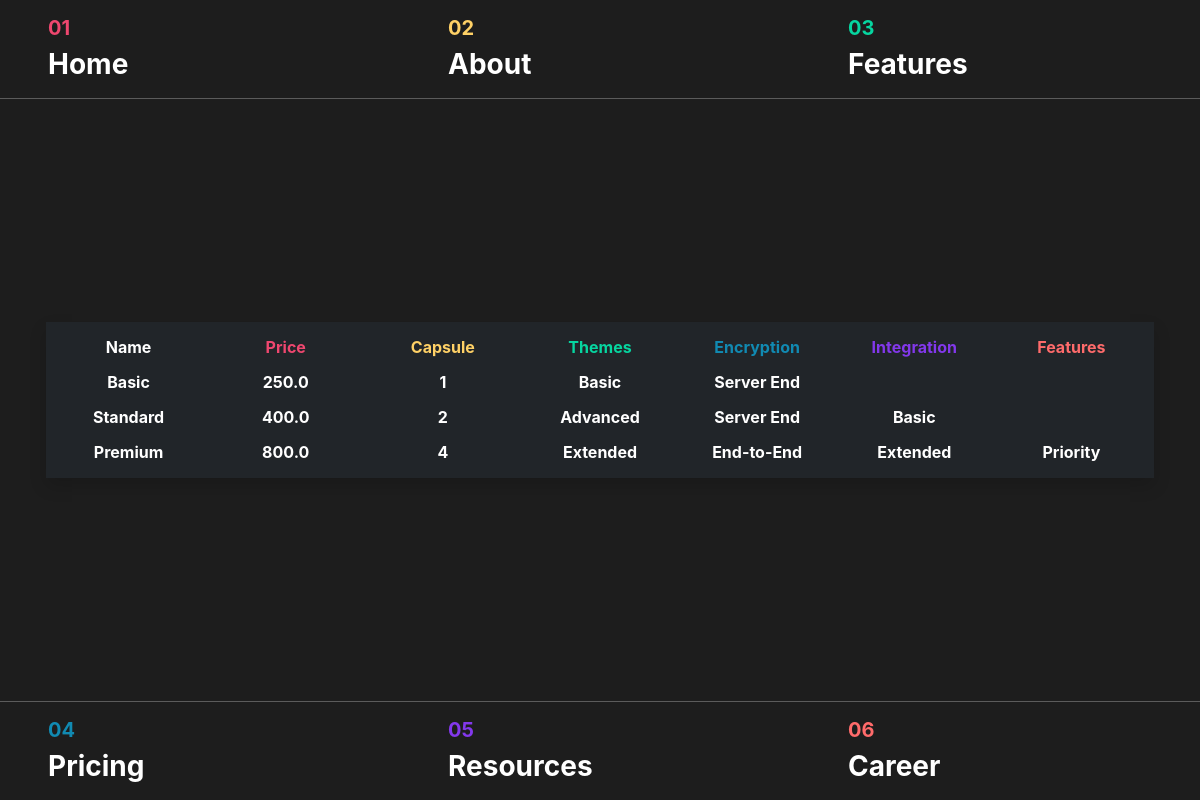
Page /pages/admin-dashboard.php on the earlier database version.
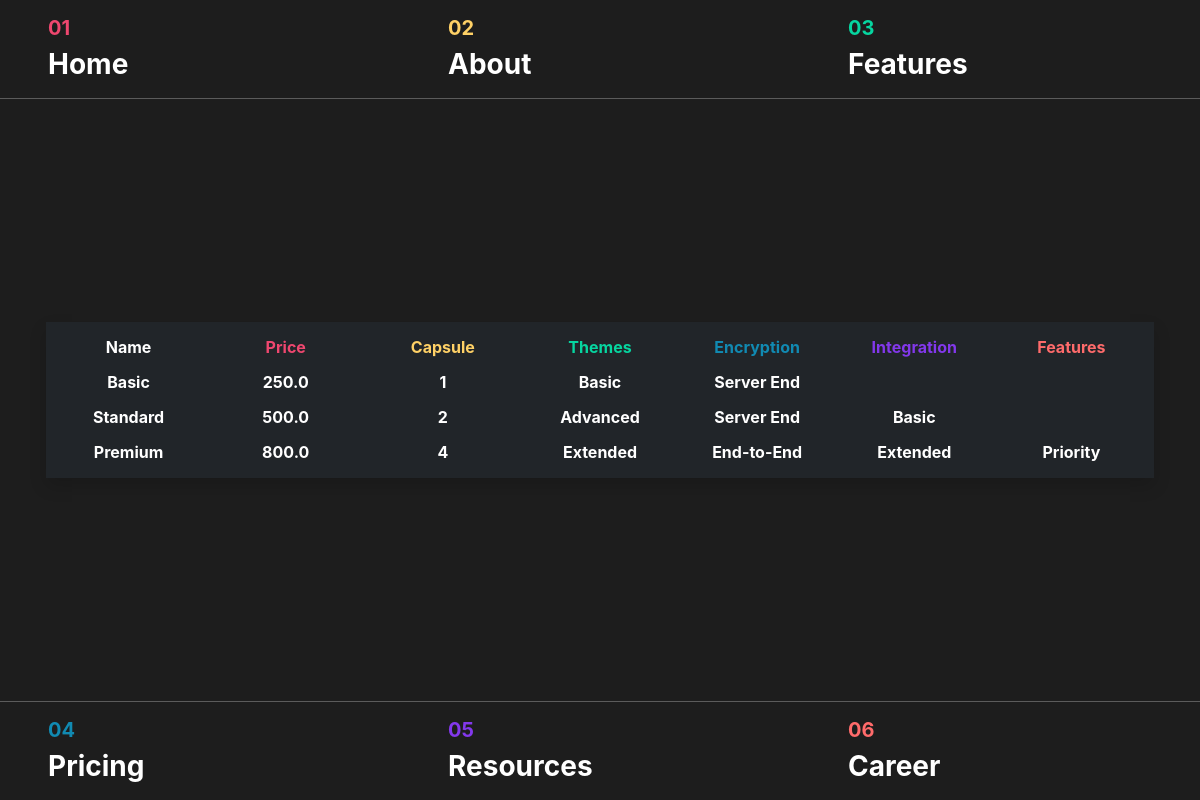
Same page on the later database version.
### tables this page shows
CREATE TABLE `products` (
  `item_id` int NOT NULL,
  `item_name` varchar(30) NOT NULL,
  `price` decimal(10,1) DEFAULT NULL,
  `capsule` int DEFAULT NULL,
  `themes` enum('Basic','Advanced','Extended') DEFAULT NULL,
  `encryption` enum('Server End','End-to-End') DEFAULT NULL,
  `integration` enum('Basic','Advanced','Extended') DEFAULT NULL,
  `newFeatures` enum('Priority') DEFAULT NULL
);

### src/pages/admin-dashboard.php (the view, shortened to what this page needs)
<?php
$conn = mysqli_connect('db', 'root', '', 'my_online_store');
$products = $profiles = array();
$sql_products = "SELECT * FROM `products`";
$rs = mysqli_query($conn, $sql_products);
while ($row = mysqli_fetch_assoc($rs)) {
  $products[] = $row;
}
?>
<!DOCTYPE html>
<html>
<head>
  <link href="../style.css" rel="stylesheet">
  <link href="https://cdn.jsdelivr.net/npm/bootstrap@5.3.3/dist/css/bootstrap.min.css" rel="stylesheet">
</head>
<body>
  <div class="container-fluid position-fixed top-0">
    <div class="row ng-bg-black ng-border-bottom">
      <div class="col px-5 py-3">
        <h5 class="ng-text-red fw-bold">01</h5>
        <a href="../index.php#main-content" class="h3 text-white fw-bold home-nav" id="home-nav">Home</a>
      </div>
      <div class="col px-5 py-3">
        <h5 class="ng-text-yellow fw-bold">02</h5>
        <a href="../index.php#about-content" class="h3 text-white fw-bold about-nav" id="about-nav">About</a>
      </div>
      <div class="col px-5 py-3">
        <h5 class="ng-text-green fw-bold">03</h5>
        <a href="../index.php#features-content" class="h3 text-white fw-bold features-nav" id="features-nav">Features</a>
      </div>
    </div>
  </div>
  <div class="container-fluid position-fixed bottom-0">
    <div class="row ng-bg-black ng-border-top">
      <div class="col px-5 py-3">
        <h5 class="ng-text-blue fw-bold">04</h5>
        <a href="./pages/pricing.php" class="h3 text-white fw-bold pricing-nav" id="pricing-nav">Pricing</a>
      </div>
      <div class="col px-5 py-3">
        <h5 class="ng-text-purple fw-bold">05</h5>
        <a href="../index.php#resources-content" class="h3 text-white fw-bold resources-nav" id="resources-nav">Resources</a>
      </div>
      <div class="col px-5 py-3">
        <h5 class="ng-text-orange fw-bold">06</h5>
        <a href="../index.php#main-content" class="h3 text-white fw-bold career-nav" id="career-nav">Career</a>
      </div>
    </div>
  </div>
  <div class="container-fluid min-vh-100 d-flex justify-content-center align-items-center ng-bg-black text-white">
    <div class="row container-xl g-3">
      <div class="col-12">
        <div class="bg-dark shadow p-3">
          <div class="row text-center">
            <div class="col">
              <h6 class="fw-bold mb-0">Name</h6>
            </div>
            <div class="col">
              <h6 class="fw-bold mb-0 ng-text-red">Price</h6>
            </div>
            <div class="col">
              <h6 class="fw-bold mb-0 ng-text-yellow">Capsule</h6>
            </div>
            <div class="col">
              <h6 class="fw-bold mb-0 ng-text-green">Themes</h6>
            </div>
            <div class="col">
              <h6 class="fw-bold mb-0 ng-text-blue">Encryption</h6>
            </div>
            <div class="col">
              <h6 class="fw-bold mb-0 ng-text-purple">Integration</h6>
            </div>
            <div class="col">
              <h6 class="fw-bold mb-0 ng-text-orange">Features</h6>
            </div>
          </div>
          <?php
          foreach ($products as $product) {
            echo
            '<div class="row mt-3 text-center">
              <h1 class="col h6 fw-bold mb-0">' .
              $product['item_name'] .
              '</h1>
              <h1 class="col h6 fw-bold mb-0">' .
              $product['price'] .
              '</h1>
              <h1 class="col h6 fw-bold mb-0">' .
              $product['capsule'] .
              '</h1>
              <h1 class="col h6 fw-bold mb-0">' .
              $product['themes'] .
              '</h1>
              <h1 class="col h6 fw-bold mb-0">' .
              $product['encryption'] .
              '</h1>
              <h1 class="col h6 fw-bold mb-0">' .
              $product['integration'] .
              '</h1>
              <h1 class="col h6 fw-bold mb-0">' .
              $product['newFeatures'] .
              '</h1>
            </div>';
          }
          ?>
        </div>
      </div>
</body>
</html>

### src/style.css (style rules this page uses)
* { margin: 0; padding: 0; box-sizing: border-box; font-family: 'Inter', sans-serif; font-size: 16px; font-weight: 400; line-height: 1.5; }
.ng-text-red { color: #EF476F; }
.ng-text-yellow { color: #FFD166; }
.ng-text-green { color: #06D6A0; }
.ng-text-blue { color: #118AB2; }
.ng-text-purple { color: #8338EC; }
.ng-text-orange { color: #FF6B6B; }
.ng-bg-black { background-color: #1D1D1D; }
.ng-border-bottom { border-bottom: 1px solid #5b5b5b; }
.ng-border-top { border-top: 1px solid #5b5b5b; }
.home-nav { text-decoration: none; text-decoration-color: #EF476F; transition: all 0.3s ease; }
.about-nav { text-decoration: none; text-decoration-color: #FFD166; transition: all 0.3s ease; }
.features-nav { text-decoration: none; text-decoration-color: #06D6A0; transition: all 0.3s ease; }
.pricing-nav { text-decoration: none; text-decoration-color: #118AB2; transition: all 0.3s ease; }
.resources-nav { text-decoration: none; text-decoration-color: #8338EC; transition: all 0.3s ease; }
.career-nav { text-decoration: none; text-decoration-color: #FF6B6B; transition: all 0.3s ease; }

Differences in the rows shown:
changed products "Standard": price "400.0" → "500.0"
